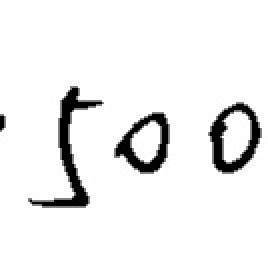
#> input picture src/main/resources/result/1/img1/picture/00/img1_00.jpg, 134 x 140 px (shown 2 times larger)
$ python -i pad_test.py   (imports and definitions only)   (older library calls are emulated)
#> lines starting #> are read from the running program, lines starting #| are printed output that depends on the picture; after the words box and inside, x2 and y2 are one past the last pixel; in counts of white or black regions, pixels touching at a corner belong together
import sys

import cv2
import numpy as np
import subprocess
import os
import argparse
from docx import Document
from docx.shared import Inches
from PIL import Image as PILImage
import re

# 这段程序实现的功能
# 1. 输入一个图片
# 2.


# 初始化参数
os.environ['KMP_DUPLICATE_LIB_OK'] = 'TRUE'     # 环境变量设置：设置 KMP_DUPLICATE_LIB_OK 可以避免程序因库冲突而崩溃
HIOG = 5 # 水平投影的阈值 30 3；5 8；
VIOG = 5   # 垂直投影的阈值
Position = []

'''计算二值图像的水平投影'''
# [17 lines left out: function getHProjection, not called in this run]

'''计算二值化图像 image 的垂直投影'''
def getVProjection(image):
    vProjection = np.zeros(image.shape, np.uint8)
    (h, w) = image.shape
    w_ = [0] * w
    for x in range(w):
        for y in range(h):
            if image[y, x] == 255:
                w_[x] += 1
    for x in range(w):
        for y in range(h - w_[x], h):
            vProjection[y, x] = 255
    return w_

'''扫描垂直投影 vProjection，并找到投影中连续超过给定阈值 iog 的区间'''
def scan(projection, threshold, min_distance=0):
    start = 0       # 用于指示当前是否在一个有效的区间内。初始化为 0，表示当前不在有效区间内
    starts = []     # 用于存储有效区间的起始位置。
    ends = []       # 用于存储有效区间的结束位置
    for i in range(len(projection)):
        # 进入区间
        if projection[i] > threshold and start == 0:
            starts.append(i)
            start = 1
        #退出区间
        if projection[i] <= threshold and start == 1:
            if i - starts[-1] < min_distance:
                continue
            ends.append(i)
            start = 0
    return starts, ends


# 裁剪图像并保存裁剪后的图像
# [41 lines left out: functions CropImage, enhance_image, not called in this run]

# 开始识别
def DOIT(rawPic, save_directory):
    # 读入原始图像
#> called with rawPic = '../result/1/img1/picture/00/img1_00.jpg', save_directory = 'out.png'
    origineImage = cv2.imread(rawPic)
#> origineImage is the input picture: shape (140, 134, 3); min 0, max 255, mean 238.9
    # 图像灰度化
    image = cv2.cvtColor(origineImage, cv2.COLOR_BGR2GRAY)

    # 将图片二值化 原始阈值127
    retval, img = cv2.threshold(image, 127, 255, cv2.THRESH_BINARY_INV)
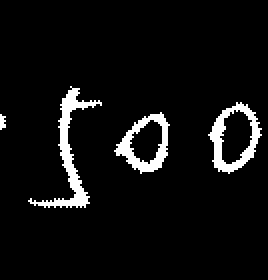
#> img: shape (140, 134) (shown 2 times larger); 5.9% white; 4 white regions (1 under 20 px), largest, box (x1, y1, x2, y2) and area: (14, 43, 51, 104) 432, (104, 51, 131, 87) 340, (57, 56, 85, 87) 312
    (h, w) = img.shape
#> h = 140; w = 134
    # 垂直投影
    V = getVProjection(img)
#> after the loop in getVProjection, `for x in range(w):`:
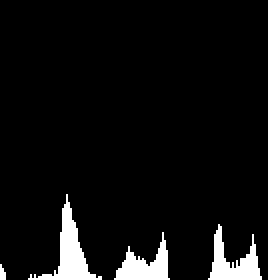
#> vProjection: shape (140, 134) (shown 2 times larger); 5.9% white; 4 white regions (1 under 20 px), largest, box (x1, y1, x2, y2) and area: (14, 97, 51, 140) 432, (104, 112, 131, 140) 340, (57, 116, 85, 140) 312
#> V = 134 values, max 43 at index 33, min 0 at index 3, mean 8.22

    start = 0
    V_start = []
    V_end = []

    # 对垂直投影水平分割
    V_start, V_end = scan(V, HIOG)
#> the loop in scan, `for i in range(len(projection)):` made 134 passes
#> start on passes 1, 3, 30, 45, 60, 85, 107, 131: 1, 0, 1, 0, 1, 0, 1, 0
#> after the loop in scan, `for i in range(len(projection)):`: ends = [2, 44, 84, 130]; start = 0; starts = [0, 29, 59, 106]
#> V_start = [0, 29, 59, 106]; V_end = [2, 44, 84, 130]
    if len(V_start) > len(V_end):
        V_end.append(w - 5)

    # 分割行，分割之后再进行列分割并保存分割位置
    for i in range(len(V_end)):
        # 获取行图像 30
        if V_end[i] - V_start[i] < 30:
            continue

        cropImg = img[0:h, V_start[i]:V_end[i]]
        H = getHProjection(cropImg)
        H_start, H_end = scan(H, VIOG, 40)

        if len(H_start) > len(H_end):
            H_end.append(h - 5)

        for pos in range(len(H_start)):
            # 再进行一次列扫描
            DcropImg = cropImg[H_start[pos]:H_end[pos], 0:w]
            d_h, d_w = DcropImg.shape
            sec_V = getVProjection(DcropImg)
            c1, c2 = scan(sec_V, 0)
            if len(c1) > len(c2):
                c2.append(d_w)

            x = 1
            while x < len(c1):
                if c1[x] - c2[x - 1] < 12:
                    c2.pop(x - 1)
                    c1.pop(x)
                    x -= 1
                x += 1

            if len(c1) == 1:
                Position.append([V_start[i], H_start[pos], V_end[i], H_end[pos]])
            else:
                for x in range(len(c1)):
                    Position.append([V_start[i] + c1[x], H_start[pos], V_start[i] + c2[x], H_end[pos]])
#> this loop made 4 passes
#> after the loop, Position = []

    # 根据确定的位置分割字符
    number = 0
    for m in range(len(Position)):
        rectMin = (Position[m][0], Position[m][1])
        rectMax = (Position[m][2], Position[m][3])
        sizes = [(0, 0), (HIOG*10, VIOG*10), (HIOG*20, VIOG*20)]  # 定义三种不同的尺寸

        for size in sizes:
            # 调整裁剪区域以确保不引入黑色边框
            newRectMin = (rectMin[0] - size[0], rectMin[1] - size[1])
            newRectMax = (rectMax[0] + size[0], rectMax[1] + size[1])

            # 保存裁剪后的图像到指定目录
            crop_path = os.path.join(save_directory, f'{number}.jpg')
            CropImage(origineImage, crop_path, newRectMin, newRectMax)
            number += 1
#> this loop made 0 passes
#> after the loop, number = 0

    result_image_path = os.path.join(save_directory, 'ResultImage.jpg')
    cv2.imwrite(result_image_path, origineImage)

def sanitize_filename(filename):
    # 替换非法字符
    return re.sub(r'[\/:*?"<>|]', '_', filename)


# [206 lines left out: functions ocr, get_unique_filename, pad_ocr, move_file, process_log, main, not called in this run]


# [2 lines not run here, left out]

>>> result = DOIT('../result/1/img1/picture/00/img1_00.jpg', 'out.png')

$ run again, on src/main/resources/result/1/img1/picture/0000/img1_0000.jpg
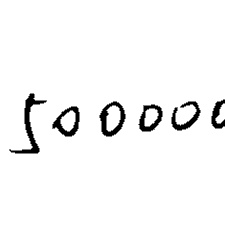
#> input picture src/main/resources/result/1/img1/picture/0000/img1_0000.jpg, 225 x 240 px
#> in DOIT, origineImage is the input picture: shape (240, 225, 3); min 0, max 255, mean 245.6
#> in DOIT, `retval, img = cv2.threshold(image, 127, 255, cv2.THRESH_BINARY_INV)`:
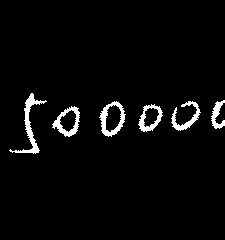
#> img: shape (240, 225); 3.5% white; 6 white regions, box (x1, y1, x2, y2) and area: (9, 93, 47, 154) 434, (99, 101, 126, 137) 363, (52, 106, 80, 137) 328, (171, 101, 201, 131) 288, (138, 104, 163, 132) 275, (211, 100, 225, 129) 197
#> after the loop in getVProjection, `for x in range(w):`:
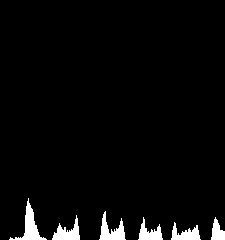
#> vProjection: shape (240, 225); 3.5% white; 6 white regions, box (x1, y1, x2, y2) and area: (9, 198, 47, 240) 434, (99, 211, 126, 240) 363, (52, 215, 80, 240) 328, (171, 222, 201, 240) 288, (138, 217, 163, 240) 275, (211, 217, 225, 240) 197
#> V = 225 values, max 42 at index 28, min 0 at index 0, mean 8.38
#> the loop in scan, `for i in range(len(projection)):` made 225 passes
#> start on passes 25, 40, 55, 80, 102, 126, 140, 163: 1, 0, 1, 0, 1, 0, 1, 0
#> after the loop in scan, `for i in range(len(projection)):`: ends = [39, 79, 125, 162, 177, 179, 199]; start = 1; starts = [24, 54, 101, 139, 172, 178, 181, 212]
#> V_end = [39, 79, 125, 162, 177, 179, 199]
#> the loop in DOIT, `for i in range(len(V_end)):` made 8 passes
#> after the loop in DOIT, `for i in range(len(V_end)):`: Position = []
#> after the loop in DOIT, `for m in range(len(Position)):`: number = 0

$ run again, on src/main/resources/result/1/img1/picture/0000/img1_0000_1.jpg
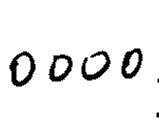
#> input picture src/main/resources/result/1/img1/picture/0000/img1_0000_1.jpg, 159 x 140 px
#> in DOIT, origineImage is the input picture: shape (140, 159, 3); min 0, max 255, mean 239.8
#> in DOIT, `retval, img = cv2.threshold(image, 127, 255, cv2.THRESH_BINARY_INV)`:
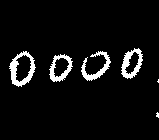
#> img: shape (140, 159); 5.8% white; 6 white regions (2 under 20 px), largest, box (x1, y1, x2, y2) and area: (9, 51, 36, 87) 379, (121, 48, 143, 79) 313, (81, 51, 111, 81) 295, (49, 54, 73, 82) 278
#> after the loop in getVProjection, `for x in range(w):`:
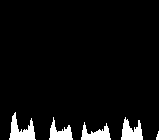
#> vProjection: shape (140, 159); 5.8% white; 5 white regions (1 under 20 px), largest, box (x1, y1, x2, y2) and area: (9, 112, 36, 140) 379, (121, 117, 143, 140) 313, (81, 122, 111, 140) 295, (49, 117, 73, 140) 278
#> V = 159 values, max 28 at index 15, min 0 at index 0, mean 8.07
#> the loop in scan, `for i in range(len(projection)):` made 159 passes
#> start on passes 11, 36, 51, 73, 83, 111, 123, 143: 1, 0, 1, 0, 1, 0, 1, 0
#> after the loop in scan, `for i in range(len(projection)):`: ends = [35, 72, 110, 142]; start = 1; starts = [10, 50, 82, 122, 157]
#> V_end = [35, 72, 110, 142]
#> the loop in DOIT, `for i in range(len(V_end)):` made 5 passes
#> after the loop in DOIT, `for i in range(len(V_end)):`: Position = []
#> after the loop in DOIT, `for m in range(len(Position)):`: number = 0

$ run again, on src/main/resources/result/1/img1/picture/00000/img1_00000.jpg
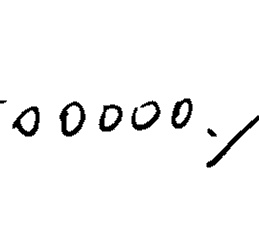
#> input picture src/main/resources/result/1/img1/picture/00000/img1_00000.jpg, 259 x 240 px
#> in DOIT, origineImage is the input picture: shape (240, 259, 3); min 0, max 255, mean 246.5
#> img: shape (240, 259); 3.2% white; 8 white regions (1 under 20 px), largest, box (x1, y1, x2, y2) and area: (59, 101, 86, 137) 372, (206, 115, 259, 168) 341, (12, 106, 40, 137) 332
#> after the loop in getVProjection, `for x in range(w):`:
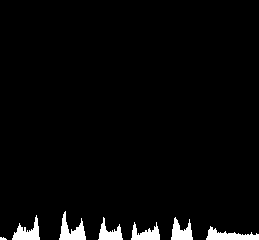
#> vProjection: shape (240, 259); 3.2% white; 7 white regions (1 under 20 px), largest, box (x1, y1, x2, y2) and area: (206, 226, 259, 240) 382, (59, 211, 86, 240) 372, (12, 215, 40, 240) 332, (171, 217, 193, 240) 301, (131, 222, 160, 240) 293, (98, 217, 123, 240) 275
#> V = 259 values, max 29 at index 65, min 0 at index 7, mean 7.61
#> the loop in scan, `for i in range(len(projection)):` made 259 passes
#> start on passes 15, 40, 61, 86, 100, 123, 133, 138: 1, 0, 1, 0, 1, 0, 1, 0
#> after the loop in scan, `for i in range(len(projection)):`: ends = [39, 85, 122, 137, 139, 160, 192, 241, 243, 246, 249, 253]; start = 1; starts = [14, 60, 99, 132, 138, 140, 172, 208, 242, 245, 247, 250, 256]
#> V_start has the same summary as starts in scan; V_end has the same summary as ends in scan
#> the loop in DOIT, `for i in range(len(V_end)):` made 13 passes
#> H_start on pass 8: [131]
#> after the loop in DOIT, `for i in range(len(V_end)):`: Position = [[208, 131, 241, 171]]
#> in DOIT, `number = 0`: number = 0
#> the loop in DOIT, `for m in range(len(Position)):` made 1 pass
#> (rectMin, rectMax, sizes) on pass 1: ((208, 131), (241, 171), [(0, 0), (50, 50), (100, 100)])
#> pass 1, in enhance_image, `_, binary = cv2.threshold(smoothed, 0, 255, cv2.THRESH_BINARY + cv2.TH..`:
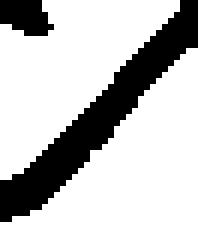
#> binary: shape (40, 33) (shown 6 times larger); 75.9% white; 2 black regions, box (x1, y1, x2, y2) and area: (0, 0, 33, 37) 277, (0, 0, 9, 6) 41
#> after the loop in DOIT, `for m in range(len(Position)):`: number = 3
